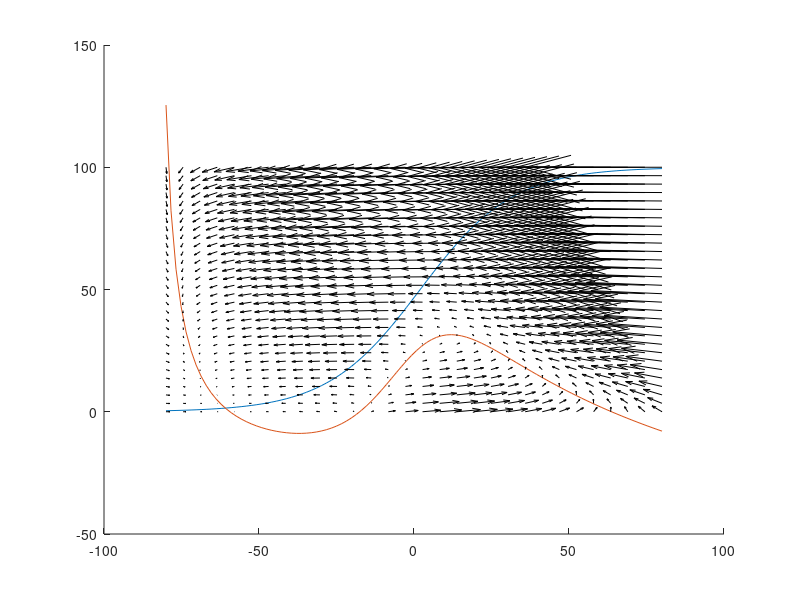

MATLAB code for this plot: (Note: this script raises an error after producing the figure.)
function project
    v = linspace(-80, 80);

    % defining variables
    g_ca = 4.4;
    g_k = 8;
    g_l = 2;
    v_ca = 120;
    v_k = -84;
    v_l = -60;
    phi = 0.02;
    v1 = -1.2;
    v2 = 18;
    v3 = 2;
    v4 = 30;
    v5 = 2;
    v6 = 30;
    c = 20;

    
    
    hold on
        % w null-cline dw/dt = 0, w = f(v)
        w_null_cline = 0.5 * ( 1 + tanh((v-v3)/(v4)) );
        
        % v null cline, dv/dt = 0, w = f(v)
        m_infinity_v = 0.5 * ( 1 + tanh((v-v1)/(v2)) ); 
        denominator_v_null_cline = g_k * (v - v_k);
        numerator_v_null_cline = -g_ca * ( m_infinity_v.* (v-v_ca) ) - g_l * (v-v_l);
        
        v_null_cline = numerator_v_null_cline./denominator_v_null_cline;

        plot(v, 100*w_null_cline)
        plot(v, 100*v_null_cline)

      
        % finding point of intersection
        for cnt=1:numel(v)
            s1 = v_null_cline(cnt);
            s2 = w_null_cline(cnt);
            zz = abs(s1-s2);
            if zz <= 0.01
               fprintf("v_eq,w_eq %.3f, %.3f \n", v(cnt), s1)
               v_eq = v(cnt)
               w_eq = s1
            end
        end
        
        [v_quiver,w_quiver] = meshgrid(linspace(-80,80,30), linspace(0,1,30));
        m_infinity_v_quiver = 0.5 * ( 1 + tanh((v_quiver-v1)/(v2)) ); 

        tau_w = 1./cosh((v_quiver-v3)/(2*v4));
        dv_dt = (1/c)*((-g_ca * ( m_infinity_v_quiver.*(v_quiver-v_ca) )) + (-g_k * ( w_quiver.*(v_quiver-v_k) )) + (-g_l * (v_quiver - v_l)));
        dw_dt = phi * (0.5 * ( 1 + tanh((v_quiver-v3)/(v4)) ) - w_quiver)./tau_w;
        quiver(v_quiver,100*w_quiver, dv_dt, 100*dw_dt, 7, 'color',[0 0 0]); % arrow length scaled 2 times for visibility
        
        % defininf dv/dt and dw/dt again because this time we want expressions not vectors for the jacobian
        % dv/dt and dw_dt are functions of (v_var, w_var)
        syms v_var w_var
        dv_dt2 = (1/c)*((-g_ca * ( (0.5 * ( 1 + tanh((v_var-v1)/(v2)) ))*(v_var-v_ca) )) + (-g_k * ( w_var*(v_var-v_k) )) + (-g_l * (v_var - v_l)));
        dw_dt2 = phi * (0.5 * ( 1 + tanh((v_var-v3)/(v4)) ) - w_var)/(1/cosh((v_var-v3)/(2*v4)));
        
        df1_dv = diff(dv_dt2, v_var);
        df1_dw = diff(dv_dt2, w_var);
        df2_dv = diff(dw_dt2, v_var);
        df2_dw = diff(dw_dt2, w_var);

        
        % jacobian matrix
        jacobian = [subs(df1_dv,{v_var,w_var},{v_eq, w_eq}) subs(df1_dw,{v_var,w_var},{v_eq, w_eq}); subs(df2_dv,{v_var,w_var},{v_eq, w_eq}) subs(df2_dw,{v_var,w_var},{v_eq, w_eq})  ]
        eigen_values = double(eig(jacobian))


    hold off

end
